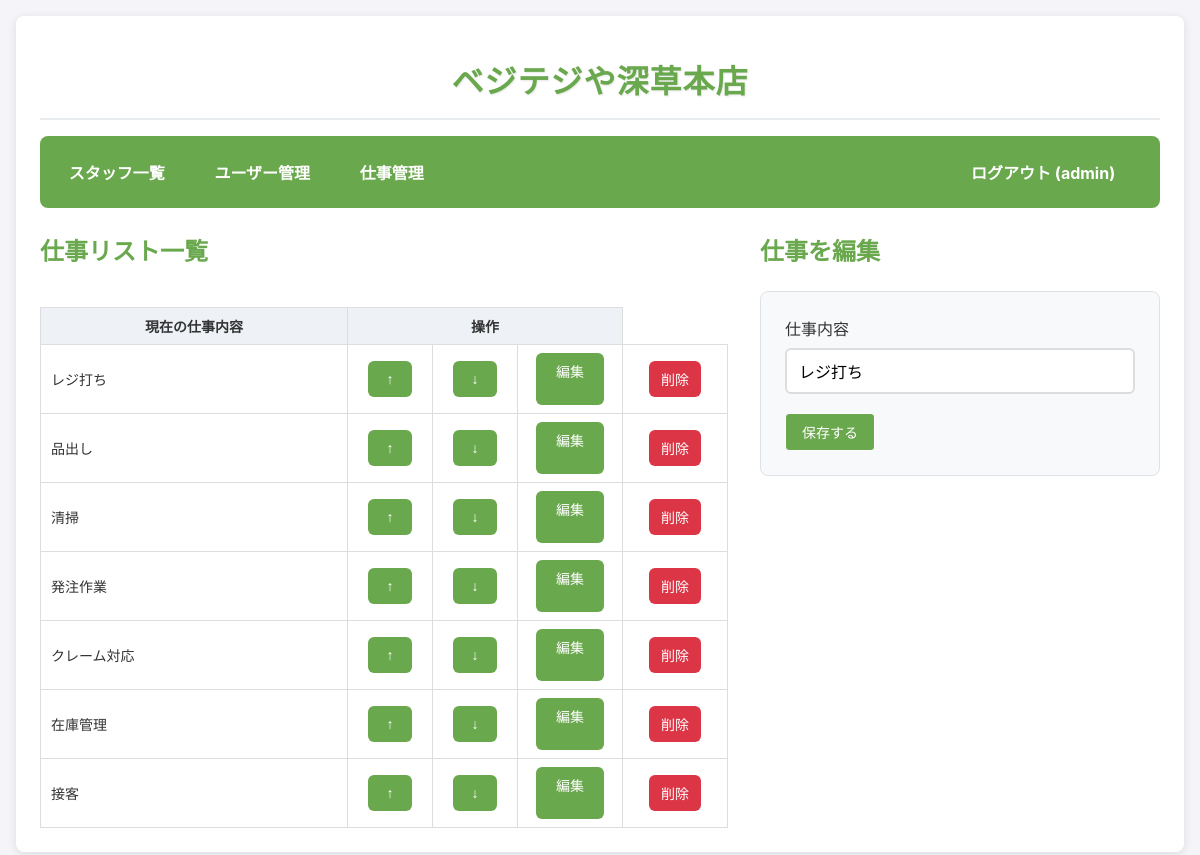
Page /admin/tasks/1 (signed in) on the committed database.
### app.py (models this page shows, shortened)
class User(UserMixin, db.Model):
    id = db.Column(db.Integer, primary_key=True)
    username = db.Column(db.String(80), unique=True, nullable=False)
    password_hash = db.Column(db.String(120), nullable=False)
    role = db.Column(db.String(80), nullable=False, default='staff')
    is_first_login = db.Column(db.Boolean, default=True)
    order_index = db.Column(db.Integer, default=0)
    skills = db.relationship('UserSkill', backref='user', cascade="all, delete-orphan")

class Task(db.Model):
    id = db.Column(db.Integer, primary_key=True)
    name = db.Column(db.String(120), nullable=False, unique=True)
    order_index = db.Column(db.Integer, default=0)

### app.py (the view, shortened to what this page needs)
@app.route('/admin/tasks', methods=['GET', 'POST'])
@app.route('/admin/tasks/<int:task_id>', methods=['GET', 'POST'])
@admin_required
def manage_tasks(task_id=None):
    task_to_edit = Task.query.get(task_id) if task_id else None
    form = TaskForm(obj=task_to_edit)
    tasks = Task.query.order_by(Task.order_index, Task.id).all()
    return render_template('admin_tasks.html', tasks=tasks, form=form)

### app.py
class TaskForm(FlaskForm):
    name = StringField('仕事内容', validators=[DataRequired(), Length(max=120)])
    submit = SubmitField('保存する')

### app.py (called while the page is built)
@login_manager.user_loader
def load_user(user_id):
    return User.query.get(int(user_id))

def admin_required(f):
    @wraps(f)
    @login_required
    def decorated_function(*args, **kwargs):
        if current_user.role != 'admin':
            flash('このページにアクセスする権限がありません。')
            return redirect(url_for('dashboard'))
        return f(*args, **kwargs)
    return decorated_function

### templates/admin_tasks.html (shortened to what this page needs)
{% extends "base.html" %}
{% block content %}
  <div class="tasks-layout">
    <div class="tasks-section">
      <h2>仕事リスト一覧</h2>
      <div class="desktop-task-table">
        <div class="table-container">
          <table>
            <thead>
              <tr>
                <th>現在の仕事内容</th>
                <th colspan="3">操作</th>
              </tr>
            </thead>
            <tbody id="desktop-task-list">
              {% for task in tasks %}
              <tr data-task-id="{{ task.id }}">
                <td style="text-align: left; padding-left: 10px;">{{ task.name }}</td>
                <td style="width: 60px;">
                  <button onclick="moveTask({{ task.id }}, 'up')" class="btn btn-small" {% if loop.first %}disabled{% endif %}>↑</button>
                </td>
                <td style="width: 60px;">
                  <button onclick="moveTask({{ task.id }}, 'down')" class="btn btn-small" {% if loop.last %}disabled{% endif %}>↓</button>
                </td>
                <td style="width: 80px;">
                  <a href="{{ url_for('manage_tasks', task_id=task.id) }}" class="btn btn-small">編集</a>
                </td>
                <td style="width: 80px;">
                  <form action="{{ url_for('delete_task', task_id=task.id) }}" method="post" onsubmit="return confirm('この仕事を削除すると、全ユーザーの関連スキルデータも削除されます。本当によろしいですか？');">
                    <input type="submit" value="削除" class="btn btn-danger btn-small">
                  </form>
                </td>
              </tr>
              {% endfor %}
            </tbody>
          </table>
        </div>
      </div>
    </div>
    <div class="add-task-section">
      {% if form.name.data %}
        <h2>仕事を編集</h2>
      {% else %}
        <h2>新しい仕事を追加</h2>
      {% endif %}
      <form method="POST" class="add-task-form">
        <div class="form-group">
          {{ form.name.label }}
          {{ form.name() }}
        </div>
        {{ form.submit(class="btn btn-custom-primary-small") }}
      </form>
    </div>
  </div>
{% endblock %}

### templates/base.html (shortened to what this page needs)
<!doctype html>
<html lang="ja">
  <head>
  </head>
  <body>
    <div class="container">
      {% if current_user.is_authenticated %}
      <div class="site-header">
        <h1 class="site-title">ベジテジや深草本店</h1>
      </div>
      {% endif %}
     <nav>
        {% if current_user.is_authenticated %}
          <div class="nav-left">
            <a href="{{ url_for('dashboard') }}">スタッフ一覧</a>
            {% if current_user.role == 'admin' %}
              <a href="{{ url_for('manage_users') }}">ユーザー管理</a>
              <a href="{{ url_for('manage_tasks') }}">仕事管理</a>
            {% endif %}
          </div>
          <div class="nav-right">
            <a href="{{ url_for('logout') }}">ログアウト ({{ current_user.username }})</a>
          </div>
        {% endif %}
      </nav>
      {% block content %}{% endblock %}
    </div>
  </body>
</html>

### templates/base.html (style rules this page uses)
body { font-family: -apple-system, BlinkMacSystemFont, 'Segoe UI', Roboto, sans-serif; margin: 0; padding: 1em; background-color: #f4f4f9; color: #333; font-size: 16px; }
.site-header { text-align: center; margin-bottom: 1em; padding: 1em 0; border-bottom: 2px solid #e9ecef; }
.site-title { margin: 0; color: #6aa84e; font-size: 2em; font-weight: bold; text-shadow: 1px 1px 2px rgba(0,0,0,0.1); letter-spacing: 1px; }
nav { background-color: #6aa84e; padding: 1em; border-radius: 8px; margin-bottom: 1.5em; display: flex; flex-wrap: wrap; align-items: center; justify-content: space-between; }
nav a { color: white !important; text-decoration: none; margin-right: 1em; font-weight: bold; padding: 0.5em 0.8em; border-radius: 4px; transition: background-color 0.2s; }
.nav-left { display: flex; flex-wrap: wrap; gap: 0.5em; }
.nav-right { margin-left: auto; }
.container { max-width: 1200px; margin: 0 auto; background: white; padding: 1.5em; border-radius: 8px; box-shadow: 0 2px 10px rgba(0,0,0,0.1); }
h1, h2 { color: #6aa84e; margin-top: 0; }
.table-container { overflow-x: auto; -webkit-overflow-scrolling: touch; }
table { width: 100%; border-collapse: collapse; margin-top: 1em; min-width: 600px; }
th, td { border: 1px solid #ddd; padding: 8px 12px; text-align: center; font-size: 14px; }
th { background-color: #eef2f7; position: sticky; top: 0; z-index: 10; }
.form-group { margin-bottom: 1.2em; }
.form-group label { display: block; margin-bottom: 0.5em; font-weight: 500; }
.form-group input, .form-group select { width: 100%; padding: 12px; box-sizing: border-box; border: 2px solid #ddd; border-radius: 6px; font-size: 16px; transition: border-color 0.2s; }
.btn { padding: 12px 20px; background-color: #6aa84e; color: white; border: none; border-radius: 6px; cursor: pointer; text-decoration: none; display: inline-block; font-size: 16px; font-weight: 500; text-align: center; transition: background-color 0.2s; min-height: 44px; min-width: 44px; }
.btn-danger { background-color: #dc3545; }
.btn-small { padding: 8px 12px; font-size: 14px; min-height: 36px; }

### templates/admin_tasks.html (style rules this page uses)
.tasks-layout { display: grid; grid-template-columns: 1fr 400px; gap: 2em; align-items: start; }
.tasks-section h2, .add-task-section h2 { margin-top: 0; margin-bottom: 1em; }
.desktop-task-table { display: block; }
.add-task-form { background: #f8f9fa; padding: 1.5em; border-radius: 8px; border: 1px solid #dee2e6; }
.btn-custom-primary-small { background-color: #6aa84e !important; border-color: #6aa84e !important; color: white !important; padding: 8px 16px !important; font-size: 14px !important; border-radius: 4px !important; text-decoration: none !important; border: 1px solid !important; cursor: pointer !important; min-height: auto !important; }

### rows in the picture
User: username "admin"
Task: name "レジ打ち"
Task: name "品出し"
Task: name "清掃"
Task: name "発注作業"
Task: name "クレーム対応"
Task: name "在庫管理"
Task: name "接客"
